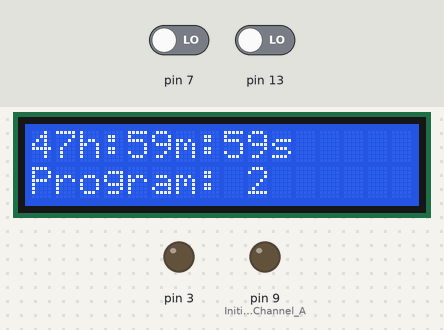
Bench run of a sketch on a simulated Arduino Uno, built with avr-gcc and run on an emulated ATmega328P. Shown: 16×2 character LCD, output pins drawn as LEDs (lit = HIGH). Inputs (shaded band) come from the test bench; at power-on: pin 7 LOW, pin 13 LOW. Pins used as bus, display or sensor lines are not drawn.

Above: at 1.6 s.
1.7 s: pin 7 driven HIGH
At 2.8 s:
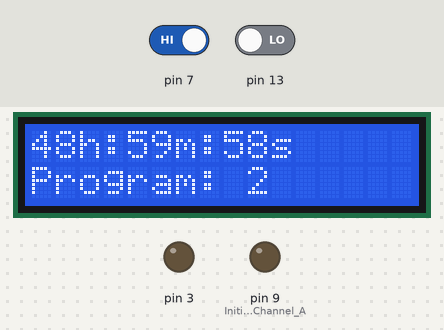
4.5 s: pin 13 driven HIGH
At 5.6 s:
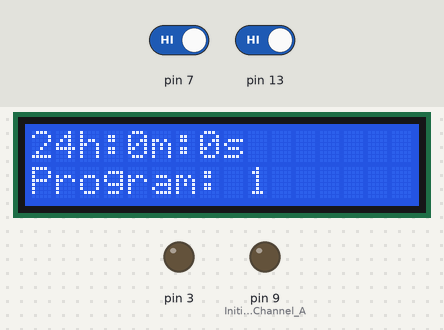
7.5 s: pin 7 driven LOW
At 8.8 s:
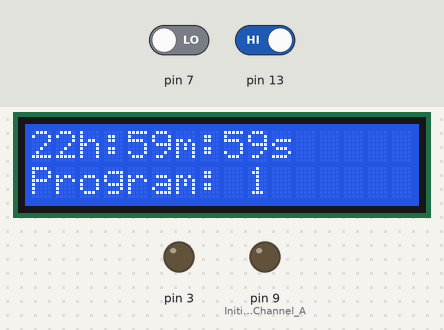
10.5 s: pin 13 driven LOW
At 11.3 s:
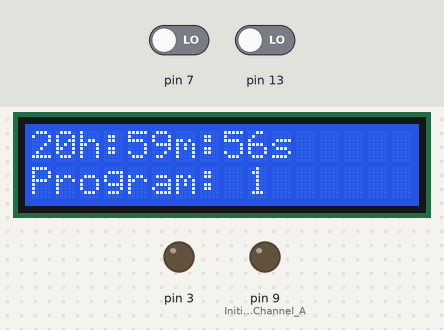
13.5 s: pin 7 driven HIGH
At 14.8 s:
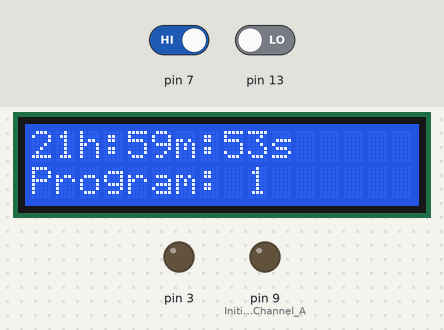
Timing chart, 0 to 16.5 s (numbered marks = the images above; inputs shaded):
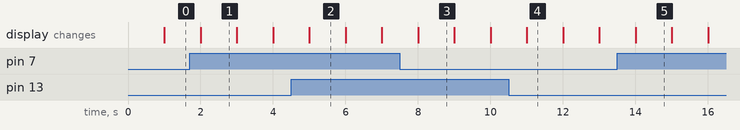

Measured:
- after the input at 7.5 s, the display: changes after 0.51 s (image 3)
- what the display in image 1 shows lasts 1.0 s, from 2.0 s to 3.0 s

The sketch:

MotorShieldLCD.ino
```cpp
#include <LiquidCrystal.h>

unsigned long Watch, _micro, time = micros();
unsigned long Clock = 0, R_clock;
boolean Reset = false, Stop = false, Paused = false;
volatile boolean timeFlag = false;
boolean restart=false;

//time for watering
int secondsForWatering = 5;
int vectorSize = 2;
int P1hoursTimer[] = {24, 24, 24};
int P1minutesTimer[] = {0, 0, 0};
int P1secondsTimer[] = {0, 0, 0};
int P1wateringDuration[] = {12,12,12};

int P2hoursTimer[] = {48, 48, 48};
int P2minutesTimer[] = {0, 0, 0};
int P2secondsTimer[] = {0, 0, 0};
int P2wateringDuration[] = {15,15,15};

int programActive = 2;


int index = 0;
boolean isWatering = false;

LiquidCrystal lcd(12, 11, 5, 4, 6, 2);

int HourPlusButtonState = 0;
int HourMinusButtonState = 0;
int ProgramButtonState = 0;

/*
Function	Channel A	Channel B
Direction	Digital 12	Digital 13
Speed (PWM)	Digital 3	Digital 11
Brake	        Digital 9	Digital 8
Current Sensing	Analog 0	Analog 1
*/

void setup()
{
  Serial.begin(9600);
  lcd.begin(16, 2);
  startCountdown();
  initializeMotors();
}

void loop()
{
  CountDownTimer(); // run the timer

  // this prevents the time from being constantly shown.
  if (TimeHasChanged())
  {
      HourPlusButtonState = digitalRead(7);
      HourMinusButtonState = digitalRead(13);

      // check if the pushbutton is pressed.
      // if it is, the buttonState is HIGH:
      if (HourPlusButtonState == HIGH && HourMinusButtonState == LOW) {
        int hours = ShowHours();
        hours++;
        SetTimer(hours, ShowMinutes(), ShowSeconds());
      }

      if (HourMinusButtonState == HIGH && HourPlusButtonState == LOW) {
        int hours = ShowHours();
        int minutes = ShowMinutes();
        if(hours>0){
          hours--;
        }
        else {
          if(minutes>10){
           minutes = minutes - 10;
          }
        }
        SetTimer(hours,minutes, ShowSeconds());
      }

     if (HourMinusButtonState == HIGH && HourPlusButtonState == HIGH) {
       if(programActive==1) {
         programActive=2;
       }
       else {
         programActive = 1;
       }
       index=0;
       startCountdown();
     }

     if(isWatering!=true && Stop!=true){
       analogWrite(3, 0);
       lcd.clear();
       lcd.setCursor(0,0);
       lcd.print(ShowHours());
       lcd.print("h:");
       lcd.print(ShowMinutes());
       lcd.print("m:");
       lcd.print(ShowSeconds());
       lcd.print("s");
       lcd.setCursor(0,1);
       lcd.print("Program: ");
       lcd.print(programActive);
     }
     else if(Stop==true){
       if(isWatering==false){
         lcd.clear();
         lcd.setCursor(0,1);
         lcd.print("Watering...");
         isWatering = true;
         analogWrite(3, 255);
         SetTimer(0,0,20);
         StartTimer();
         StopTimerAt(0,0,0);
       }
       else {
         //Stop the motor and change direction to avoid continuous spin
          analogWrite(3, 0);
          delay(1000);
          digitalWrite(12, LOW); //Establishes forward direction of Channel A
          analogWrite(3, 255);
          delay(5000);
          analogWrite(3, 0);
          digitalWrite(12, HIGH); //Establishes forward direction of Channel A

          isWatering = false;
          lcd.setCursor(0,1);
          //Watering done. It's time to reset the Timer
          index++;
          //check if a day is passed
          if(index>=vectorSize){
            index=0;
          }
          startCountdown();
          Serial.println(ShowHours());
       }
     }

  }

}


void initializeMotors(){
   //Setup Channel A
   pinMode(12, OUTPUT); //Initiates Motor Channel A pin
   pinMode(9, OUTPUT); //Initiates Brake Channel A pin

   digitalWrite(12, HIGH); //Establishes forward direction of Channel A
   digitalWrite(9, LOW);   //Disengage the Brake for Channel A
   analogWrite(3, 0);   //Spins the motor on Channel A at full speed
}

void startCountdown(){
  if(programActive==1){
    SetTimer(P1hoursTimer[index],P1minutesTimer[index],P1secondsTimer[index]);
  }
  else if(programActive==2){
    SetTimer(P2hoursTimer[index],P2minutesTimer[index],P2secondsTimer[index]);
  }
  StartTimer();
  StopTimerAt(0,0,0);
}

boolean CountDownTimer()
{
  static unsigned long duration = 1000000; // 1 second
  timeFlag = false;

  if (!Stop && !Paused) // if not Stopped or Paused, run timer
  {
    // check the time difference and see if 1 second has elapsed
    if ((_micro = micros()) - time > duration )
    {
      Clock--;
      timeFlag = true;

      if (Clock == 0) // check to see if the clock is 0
        Stop = true; // If so, stop the timer

     // check to see if micros() has rolled over, if not,
     // then increment "time" by duration
      _micro < time ? time = _micro : time += duration;
    }
  }
  return !Stop; // return the state of the timer
}

void ResetTimer()
{
  SetTimer(R_clock);
  Stop = false;
}

void StartTimer()
{
  Watch = micros(); // get the initial microseconds at the start of the timer
  Stop = false;
  Paused = false;
}

void StopTimer()
{
  Stop = true;
}

void StopTimerAt(unsigned int hours, unsigned int minutes, unsigned int seconds)
{
  if (TimeCheck(hours, minutes, seconds) )
    Stop = true;
}

void PauseTimer()
{
  Paused = true;
}

void ResumeTimer() // You can resume the timer if you ever stop it.
{
  Paused = false;
}

void SetTimer(unsigned long hours, unsigned int minutes, unsigned int seconds)
{
  // This handles invalid time overflow ie 1(H), 0(M), 120(S) -> 1, 2, 0
  unsigned int _S = (seconds / 60), _M = (minutes / 60);
  if(_S) minutes += _S;
  if(_M) hours += _M;

  Clock = (hours * 3600L) + (minutes * 60) + (seconds % 60);


  R_clock = Clock;
  Stop = false;
}

void SetTimer(unsigned int seconds)
{
 // StartTimer(seconds / 3600, (seconds / 3600) / 60, seconds % 60);
 Clock = seconds;
 R_clock = Clock;
 Stop = false;
}

int ShowHours()
{
  return Clock / 3600;
}

int ShowMinutes()
{
  return (Clock / 60) % 60;
}

int ShowSeconds()
{
  return Clock % 60;
}

unsigned long ShowMilliSeconds()
{
  return (_micro - Watch)/ 1000.0;
}

unsigned long ShowMicroSeconds()
{
  return _micro - Watch;
}

boolean TimeHasChanged()
{
  return timeFlag;
}

// output true if timer equals requested time
boolean TimeCheck(unsigned int hours, unsigned int minutes, unsigned int seconds)
{
  return (hours == ShowHours() && minutes == ShowMinutes() && seconds == ShowSeconds());
}
```
